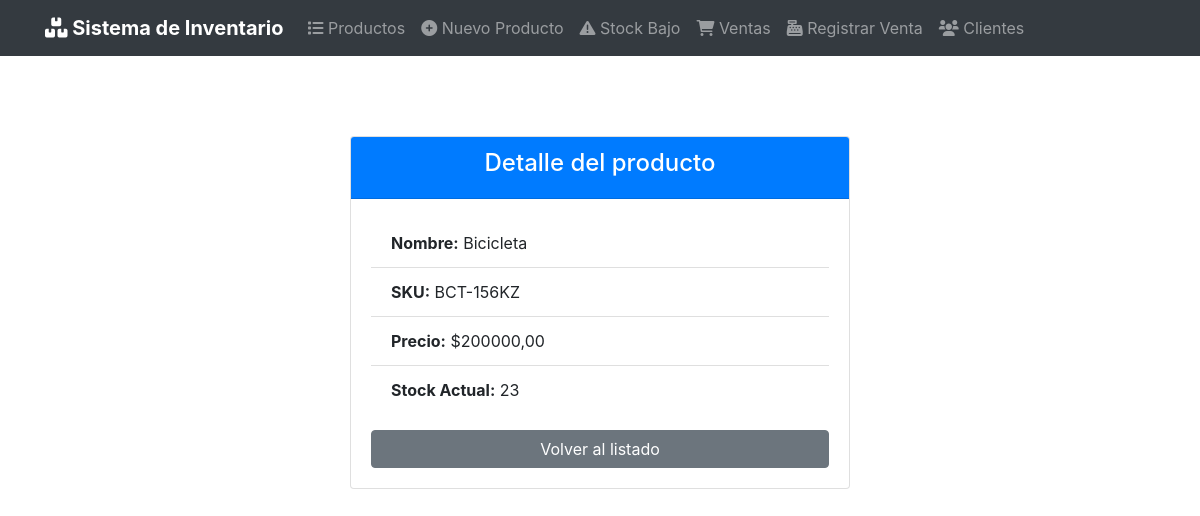
Before: /7/ with the older database file.
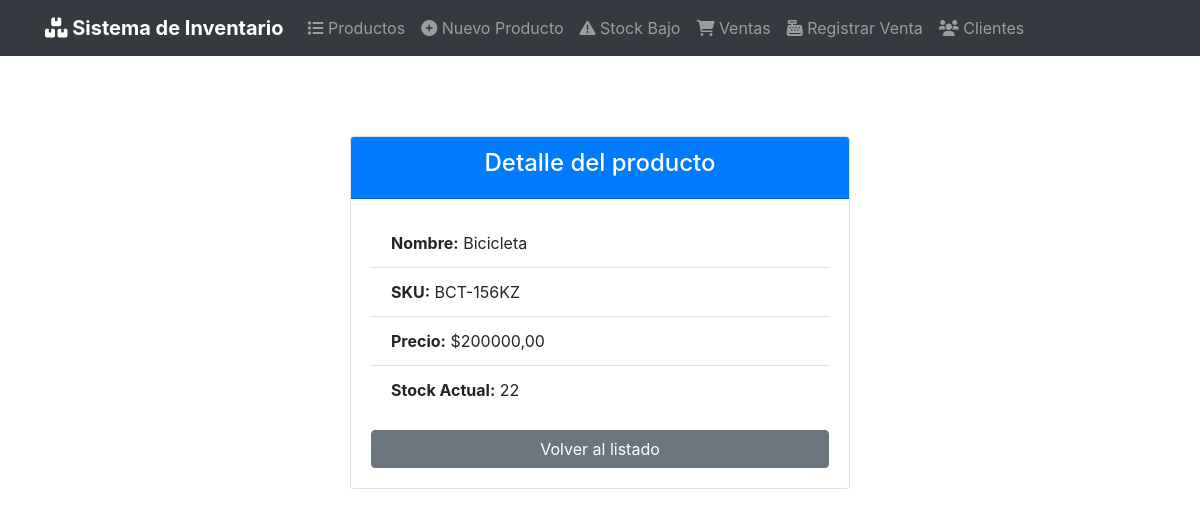
After: the same page with the newer database file.
### productos/models.py (models this page shows, shortened)
class Producto(models.Model):
    nombre = models.CharField("Nombre", max_length=50)
    descripcion = models.CharField("Descripcion", max_length=200)
    precio_unitario = models.DecimalField("Precio", max_digits=10, decimal_places=2)
    sku = models.CharField("sku", max_length=20, unique=True)
    stock = models.IntegerField(default=0)
    stock_minimo = models.IntegerField(default=5, verbose_name="Stock Minimo")
    imagen = models.ImageField(
        "Imagen",
        upload_to=get_image_path,
        validators=[validate_image_size],
        blank=True,
        null=True,
        help_text="Formatos permitidos: jpg, png, gif. Tamaño maximo: 5MB"
    )
    fecha_creacion = models.DateTimeField("Fecha de creacion", auto_now_add=True)
    fecha_actualizacion = models.DateTimeField("Fecha de creacion", auto_now=True)
    class Meta:
        verbose_name = 'Producto'
        verbose_name_plural = 'Productos'
        ordering = ['nombre']

### productos/views.py (the view)
# urls.py: path('<int:pk>/', views.ProductoDetailView.as_view(), name='producto_detail'),
class ProductoDetailView(DetailView):
    model = Producto
    template_name = "productos/producto_detail.html"
    context_object_name = "producto"
    def get_context_data(self, **kwargs):
        context = super().get_context_data(**kwargs)
        context["movimientos"] = self.object.movimientos.all()[:10]
        context["form_ajuste"] = AjusteStockForm
        return context

### templates/productos/producto_detail.html
{% extends 'productos/base.html' %}
{% load bootstrap4 %}
{% load crispy_forms_tags %}
{% block content %}
<div class="container mt-5">
    <div class="card mx-auto" style="max-width: 500px;">
        <div class="card-header bg-primary text-white text-center">
            <h4>Detalle del producto</h4>
        </div>
        <div class="card-body">
            <ul class="list-group list-group-flush mb-3">
                <li class="list-group-item">
                    <strong>Nombre:</strong> {{ producto.nombre }}
                </li>
                <li class="list-group-item">
                    <strong>SKU:</strong> {{ producto.sku }}
                </li>
                <li class="list-group-item">
                    <strong>Precio:</strong> ${{ producto.precio_unitario }}
                </li>
                <li class="list-group-item">
                    <strong>Stock Actual:</strong> {{ producto.stock }}
                </li>
            </ul>
            <a href="{% url 'productos:producto_list' %}" class="btn btn-secondary btn-block">Volver al listado</a>
        </div>
    </div>
</div>
{% endblock content %}

Changed rows visible on the page:
changed Producto "Bicicleta": stock "23" → "22"
